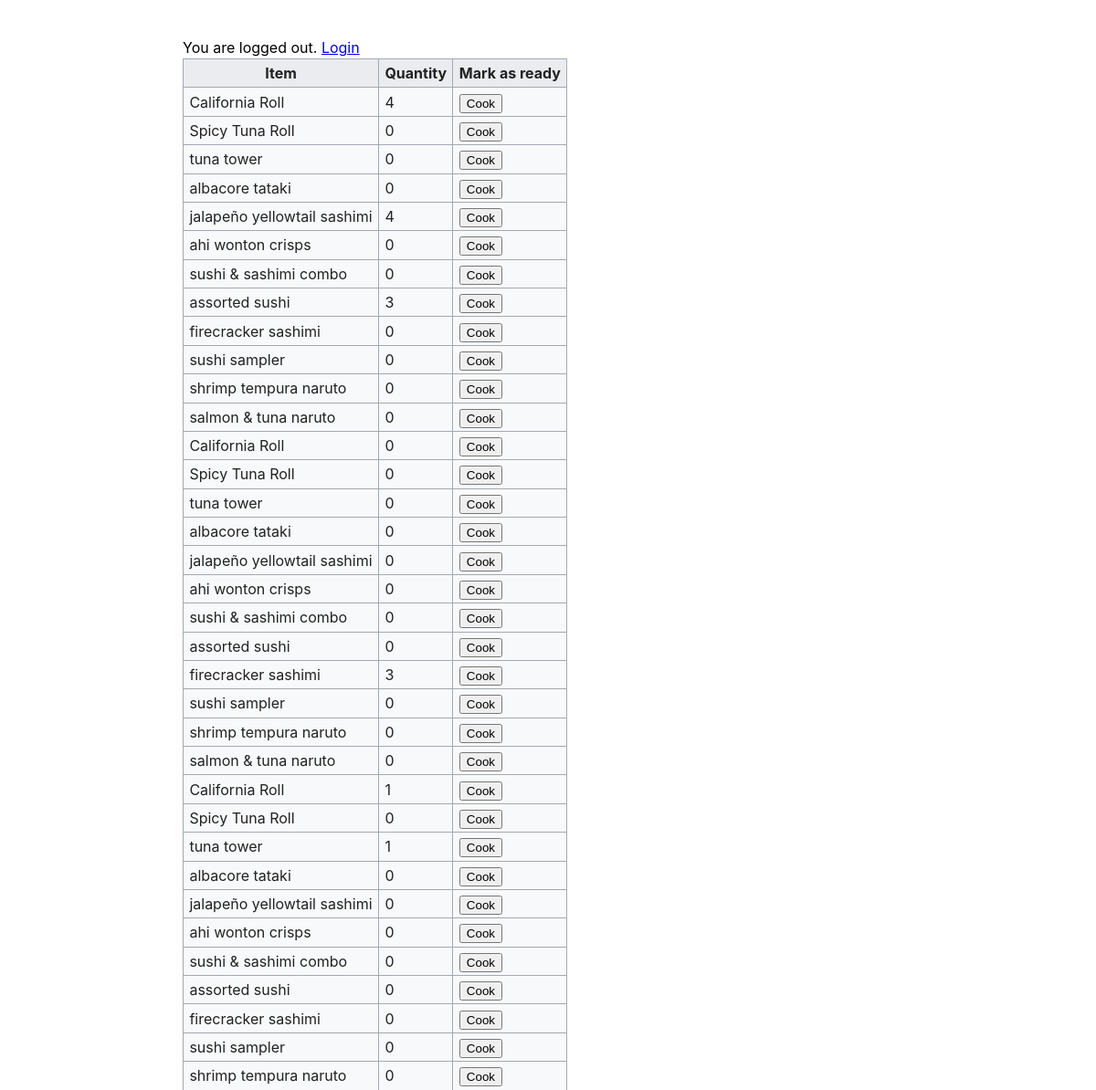
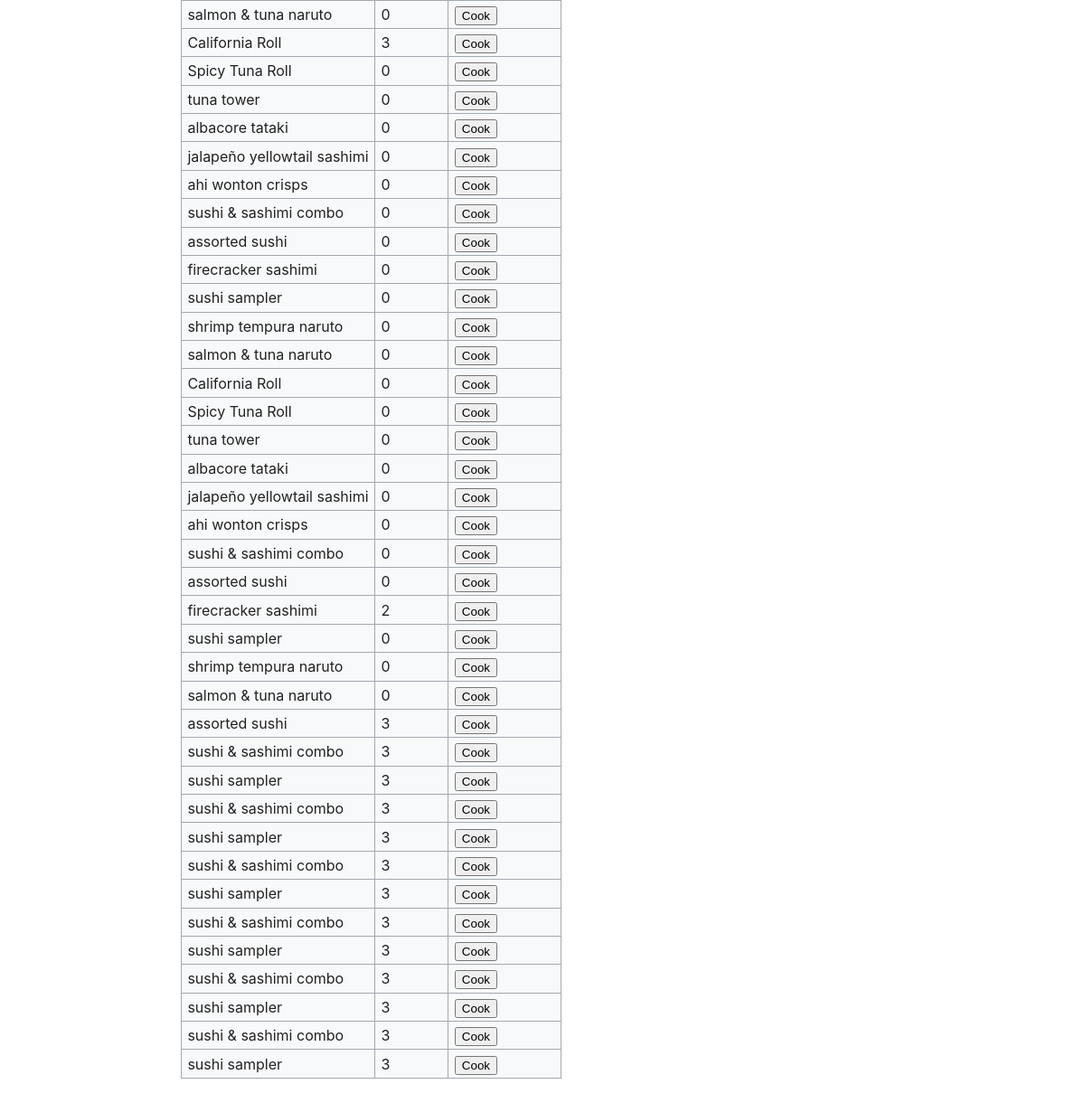
The app's page /orders/cooking/, older data (2 pictures, top to bottom).
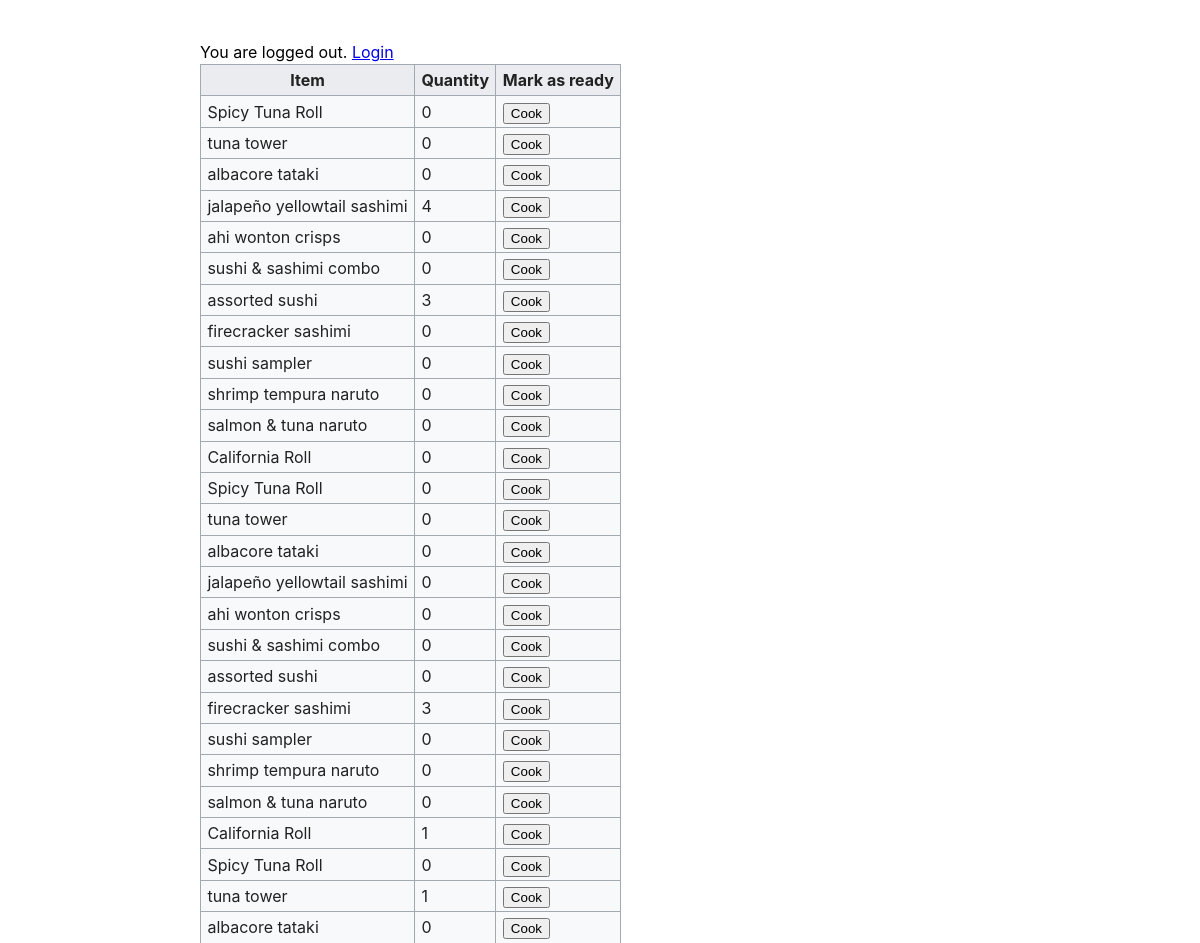
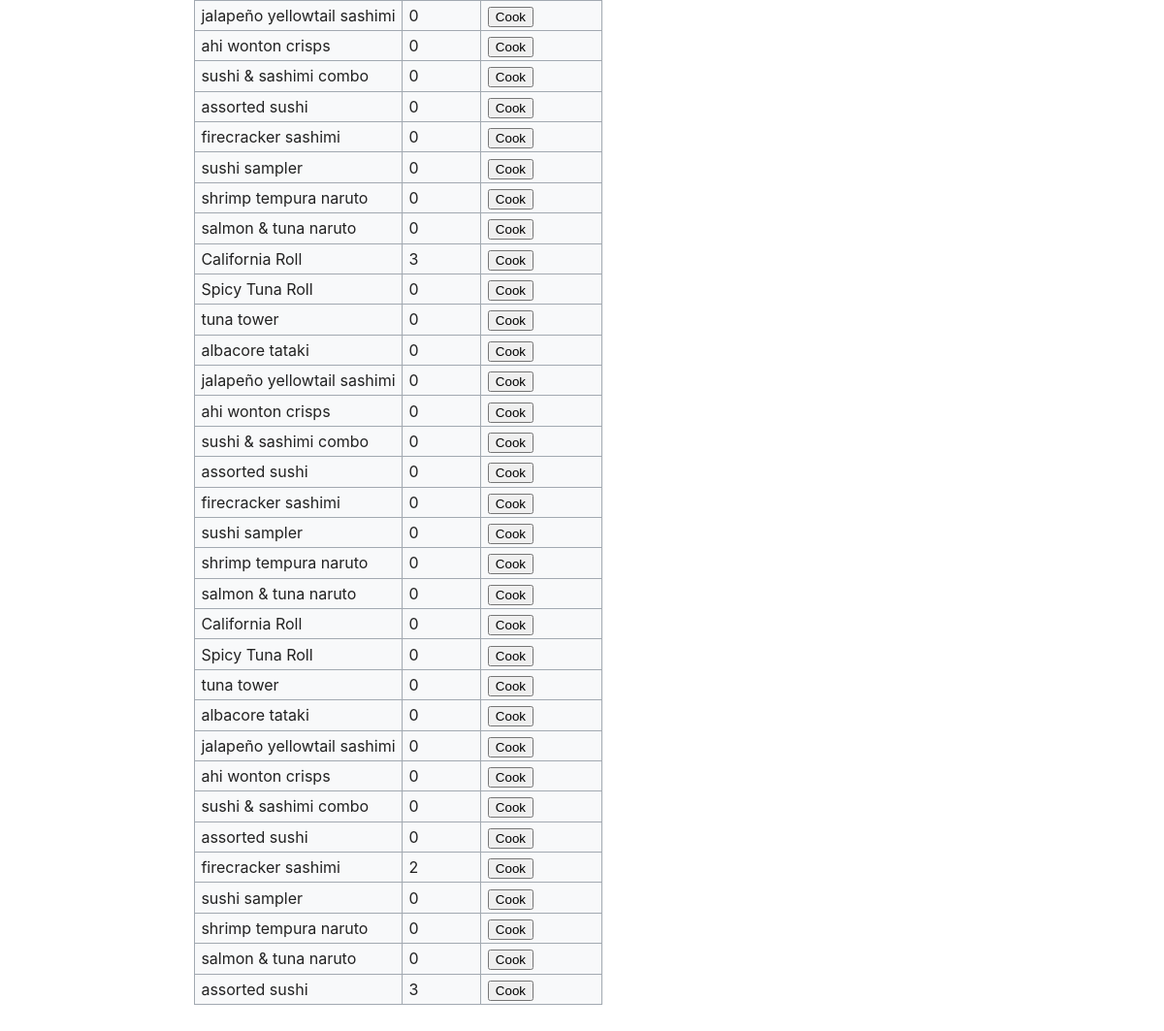
The same page, newer data (2 pictures, top to bottom).
### orders/models.py (models this page shows, shortened)
class OrderItem(models.Model):
    dish = models.ForeignKey(Dish, on_delete=models.DO_NOTHING)
    quantity = models.IntegerField(
        validators=[MinValueValidator(1)]
    )
    is_cooked = models.BooleanField(default=False)
    order = models.ForeignKey(Order, on_delete=models.CASCADE)

class Dish(models.Model):
    name = models.CharField(max_length=60)
    description = models.TextField()
    price = models.IntegerField(default=100)
    cook = models.ForeignKey(Cook, null=True, on_delete=models.DO_NOTHING)

### orders/views.py (the view, shortened to what this page needs)
# urls.py: path('cooking/', views.cookView, name='cooking'),
def cookView(request):
    items = OrderItem.objects.filter(is_cooked=False)
    d = {'items': items, 'messages': []}
    return render(request,'orders/cookpage.html',d)

### orders/templates/orders/cookpage.html (shortened to what this page needs)
{% extends 'base.html' %}
{% block content %}
<form method="post">
<table class="menu profile">
    <tr>
        <th>Item</th>
        <th>Quantity</th>
        <th>Mark as ready</th>
    </tr>
    {% for x in items %}
    <tr>
        <td>{{x.dish.name}}</td>
        <td>{{x.quantity}}</td>
        <td><input type="submit" name="{{x.pk}}" value="Cook"></td>
    </tr>
    {% endfor %}
</table>
</form>
{% endblock %}

### templates/base.html (shortened to what this page needs)
<!DOCTYPE html>
<html>
<head>
</head>
<body>
<div class="navbar">
    {% if user.is_authenticated %}
    Welcome {{ user.username }}!
    <a href="{% url 'logout' %}">Logout</a>
    {% else %}
    You are logged out.
    <a href="{% url 'login' %}">Login</a>
    {% endif %}
</div>
<main>
    {% block content %}
    {% endblock %}
</main>
</body>
</html>

### templates/base.html (style rules this page uses)
body { font-family: -apple-system, BlinkMacSystemFont, "Segoe UI", Helvetica, Arial, sans-serif, "Apple Color Emoji", "Segoe UI Emoji", "Segoe UI Symbol"; margin: 40px auto; max-width: 800px; padding: 0 10px; font-size: 16px; line-height: 1.5; word-wrap: break-word; }
.menu { background-color: #f8f9fa; color: #222; border: 1px solid #a2a9b1; border-collapse: collapse }
.menu > tr > th, .menu > tr > td, .menu > * > tr > th, .menu > * > tr > td { border: 1px solid #a2a9b1; padding: 0.2em 0.4em }
.menu > tr > th, .menu > * > tr > th { background-color: #eaecf0; text-align: center }

Row changes from the older to the newer data that the page shows:
no longer on this page (row edited): OrderItem: dish.name "California Roll", quantity "4"
removed OrderItem: dish.name "sushi & sashimi combo", quantity "3"
removed OrderItem: dish.name "sushi sampler", quantity "3"
removed OrderItem: dish.name "sushi & sashimi combo", quantity "3"
removed OrderItem: dish.name "sushi sampler", quantity "3"
removed OrderItem: dish.name "sushi & sashimi combo", quantity "3"
removed OrderItem: dish.name "sushi sampler", quantity "3"
removed OrderItem: dish.name "sushi & sashimi combo", quantity "3"
removed OrderItem: dish.name "sushi sampler", quantity "3"
removed OrderItem: dish.name "sushi & sashimi combo", quantity "3"
removed OrderItem: dish.name "sushi sampler", quantity "3"
removed OrderItem: dish.name "sushi & sashimi combo", quantity "3"
removed OrderItem: dish.name "sushi sampler", quantity "3"
